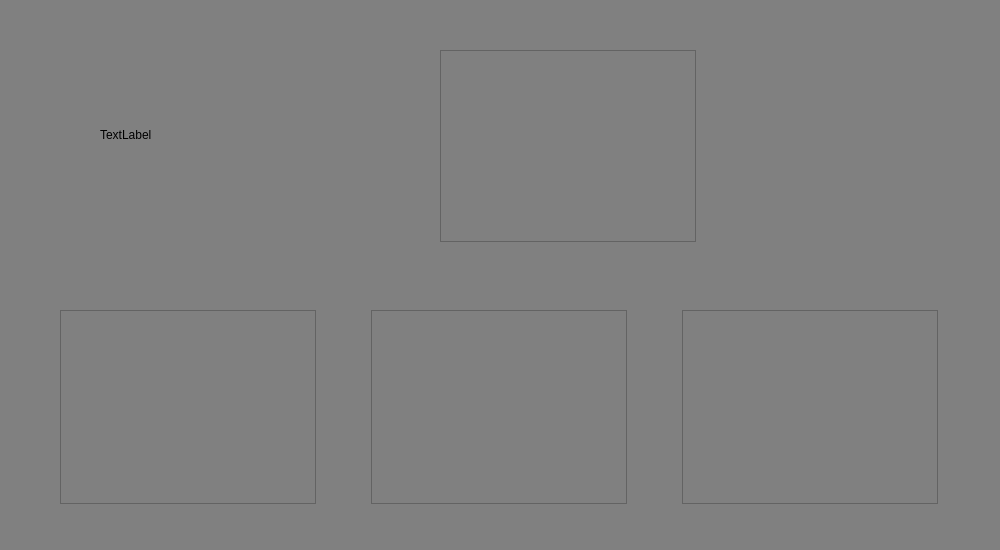
<?xml version="1.0" encoding="UTF-8"?>
<ui version="4.0">
 <class>West12</class>
 <widget class="QWidget" name="West12">
  <property name="geometry">
   <rect>
    <x>0</x>
    <y>0</y>
    <width>1000</width>
    <height>550</height>
   </rect>
  </property>
  <property name="windowTitle">
   <string>Form</string>
  </property>
  <property name="styleSheet">
   <string notr="true">QWidget {
     background-color:rgb(128, 128, 128);
}</string>
  </property>
  <widget class="QTableView" name="tableView">
   <property name="geometry">
    <rect>
     <x>440</x>
     <y>50</y>
     <width>256</width>
     <height>192</height>
    </rect>
   </property>
  </widget>
  <widget class="QLabel" name="img12">
   <property name="geometry">
    <rect>
     <x>100</x>
     <y>60</y>
     <width>190</width>
     <height>150</height>
    </rect>
   </property>
   <property name="text">
    <string>TextLabel</string>
   </property>
  </widget>
  <widget class="QWidget" name="layoutWidget">
   <property name="geometry">
    <rect>
     <x>60</x>
     <y>310</y>
     <width>878</width>
     <height>194</height>
    </rect>
   </property>
   <layout class="QHBoxLayout" name="horizontalLayout">
    <item>
     <widget class="QTableView" name="tableView_2"/>
    </item>
    <item>
     <spacer name="horizontalSpacer">
      <property name="orientation">
       <enum>Qt::Horizontal</enum>
      </property>
      <property name="sizeHint" stdset="0">
       <size>
        <width>40</width>
        <height>20</height>
       </size>
      </property>
     </spacer>
    </item>
    <item>
     <widget class="QTableView" name="tableView_3"/>
    </item>
    <item>
     <spacer name="horizontalSpacer_2">
      <property name="orientation">
       <enum>Qt::Horizontal</enum>
      </property>
      <property name="sizeHint" stdset="0">
       <size>
        <width>40</width>
        <height>20</height>
       </size>
      </property>
     </spacer>
    </item>
    <item>
     <widget class="QTableView" name="tableView_4"/>
    </item>
   </layout>
  </widget>
 </widget>
 <resources/>
 <connections/>
</ui>
